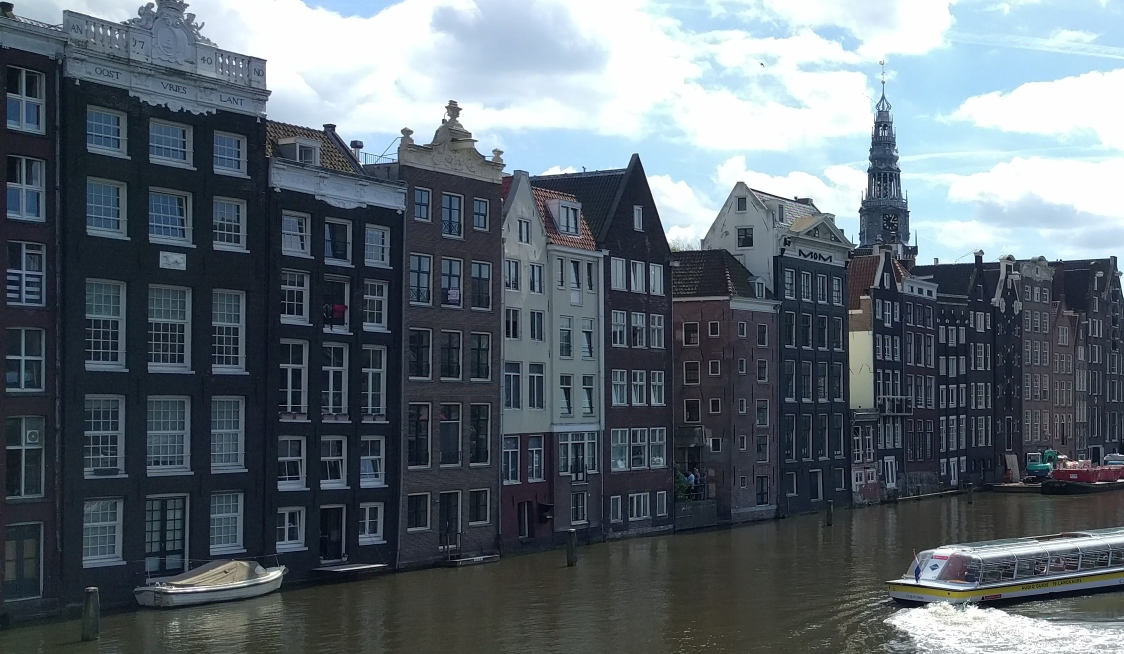
%> input picture amsterdam.jpg, 2248 x 1308 px (shown at 1/2 size)
$ octave rectHough.m   (GNU Octave 9; MATLAB toolbox functions it lacks are replaced by stand-ins)
%> lines starting %> are read from the running program, lines starting %| are printed output that depends on the picture
### ransac.m
function [bestIntersect,inliers] = ransac(lines)
pts1=[];
pts2=[];
for i=1:length(lines)
   pts1 = [pts1;lines(i).point1];
   pts2 = [pts2;lines(i).point2];
end

nums=1:length(pts1);
bestInliers = [];

for it = 1:5000 %probably a better way to do this
    sample = datasample(nums,2,'Replace', false);
    point11 = [pts1(sample(1),:),1];
    point12 = [pts2(sample(1),:),1];

    point21 = [pts1(sample(2),:),1];
    point22 = [pts2(sample(2),:),1];

    line1 = cross(point11,point12);
    line2 = cross(point21,point22);
    intersect = cross(line1, line2);
    intersect = intersect/intersect(3);

    currInliers = findInliers(pts1, pts2, intersect);
    if (length(currInliers) > length(bestInliers))
        bestInliers = currInliers;
        bestIntersect = intersect;
    end
end

inliers = bestInliers;
end

function inliers = findInliers(pts1, pts2, intersect)
dist = [];

for i=1:length(pts1)
    d = point_to_line(intersect, pts1(i,:), pts2(i,:));
    dist = [dist,d];
end

inliers = find(dist < 30);
end

% [7 lines left out: function point_to_line, not called in this run]

### rectHough.m
clear all
close all

frame = 'amsterdam.jpg';
img = rgb2gray(imread(frame));
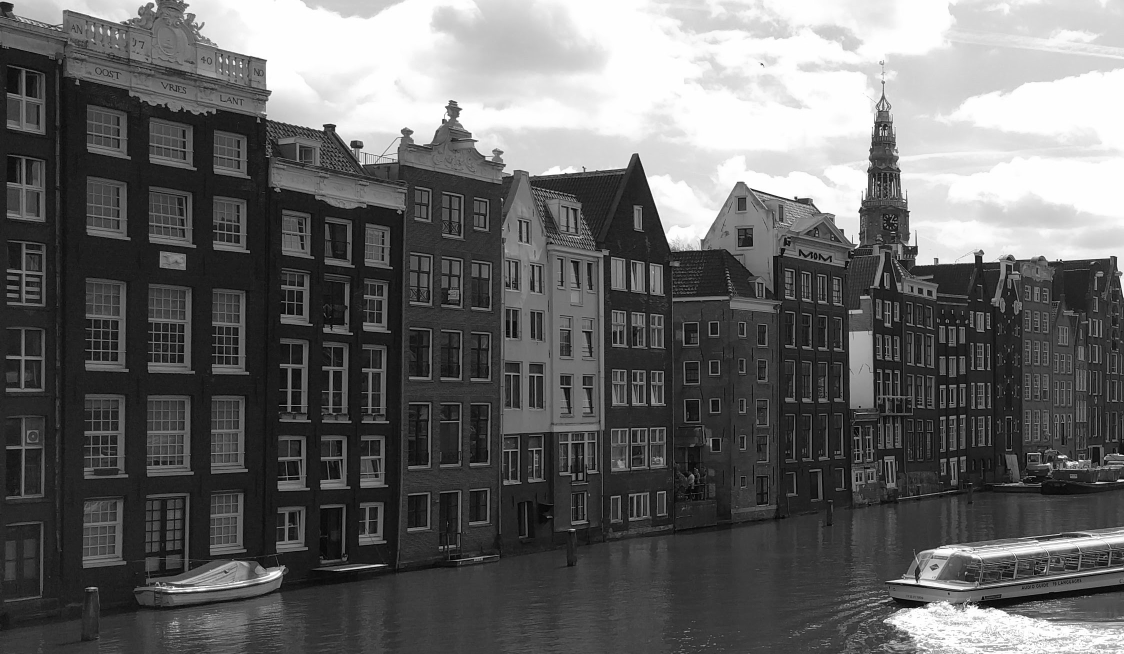
%> img: size 1308x2248 uint8 (shown at 1/2 size); min 0, max 255, mean 102.2

BW = edge(img,'canny');
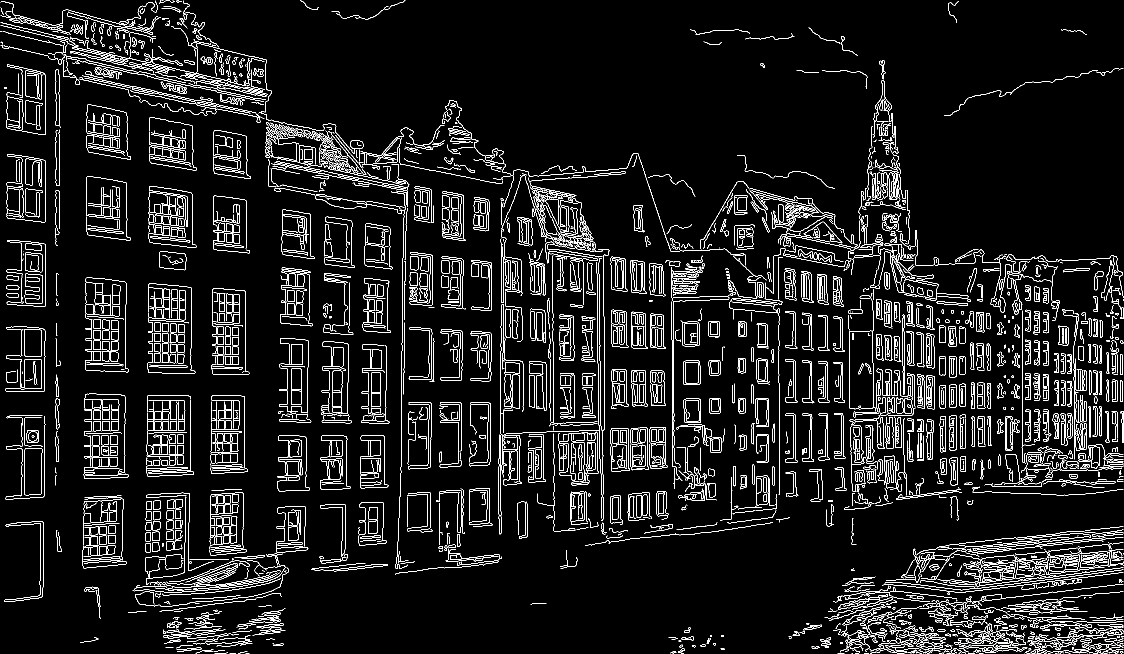
%> BW: size 1308x2248 logical (shown at 1/2 size); 6.7% white in thin lines or dots

%[H,T,R] = hough(BW,'RhoResolution',0.01);
[H,T,R] = hough(BW,'ThetaResolution',0.1);
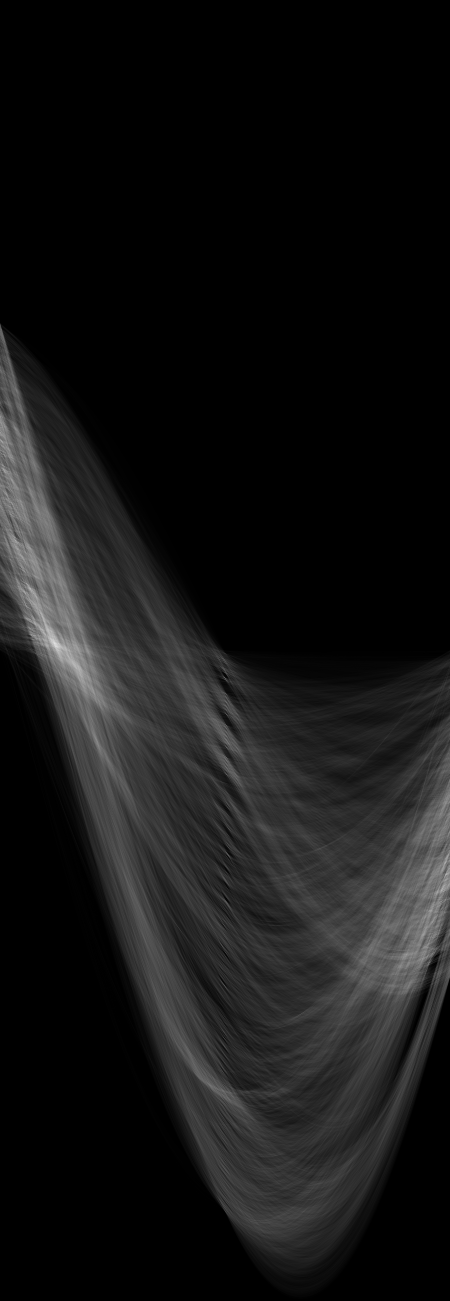
%> H: size 5201x1800 double (shown at 1/4 size); min 0, max 459, mean 37.9; drawn with min black and max white
%> T = 1800 values from -90 to 89.9; R = 5201 values from -2600 to 2600

%P  = houghpeaks(H,500, 'Threshold', 150);
P  = houghpeaks(H,500);
%> P = 231 rows, first 12: [2576 219; 3097 906; 3565 1777; 3499 1783; 2170 69; 2991 908; 3703 898; 1880 16; 2481 125; 2369 101; 1767 10; 3412 907]

lines = houghlines(BW,T,R,P,'FillGap',5,'MinLength',70);
%> lines = 35 lines; longest, point1 to point2 (x, y): (2045, 669) to (2045, 887), (1277, 308) to (1338, 492), (1107, 684) to (1107, 850), (308, 128) to (456, 162), (657, 337) to (804, 369), (1348, 680) to (1348, 827)

figure, imshow(img), hold on
max_len = 0;
for k = 1:length(lines)
   xy = [lines(k).point1; lines(k).point2];
   plot(xy(:,1),xy(:,2),'LineWidth',2,'Color','green');

   % Plot beginnings and ends of lines
   plot(xy(1,1),xy(1,2),'x','LineWidth',2,'Color','yellow');
   plot(xy(2,1),xy(2,2),'x','LineWidth',2,'Color','red');

   % Determine the endpoints of the longest line segment
   len = norm(lines(k).point1 - lines(k).point2);
   if ( len > max_len)
      max_len = len;
      xy_long = xy;
   end
end
%> this loop made 35 passes
%> (len, max_len, xy_long) on passes 1, 2, 5, 6, 27: (70, 70, [489 863; 489 933]), (110, 110, [491 634; 491 744]), (128, 128, [1106 499; 1106 627]), (166, 166, [1107 684; 1107 850]), (218, 218, [2045 669; 2045 887])
%> (xy, len) on passes 3, 4, 7, 8, 9, 10: ([493 420; 493 500], 80), ([383 618; 383 697], 79), ([160 159; 257 180], 99.25), ([305 191; 381 207], 77.67), ([1592 474; 1701 498], 111.6), ([1594 517; 1698 536], 105.7)

[intersect1, inliers1]=ransac(lines);
%> the loop in ransac, `for i=1:length(lines)` made 35 passes
%> (pts1, pts2) on passes 1 to 6: ([489 863], [489 933]), ([489 863; 491 634], [489 933; 491 744]), ([489 863; 491 634; 493 420], [489 933; 491 744; 493 500]), ([489 863; 491 634; 493 420; 383 618], [489 933; 491 744; 493 500; 383 697]), ([489 863; 491 634; 493 420; 383 618; 1106 499], [489 933; 491 744; 493 500; 383 697; 1106 627]), ([489 863; 491 634; 493 420; 383 618; 1106 499; 1107 684], [489 933; 491 744; 493 500; 383 697; 1106 627; 1107 850])
%> after the loop in ransac, `for i=1:length(lines)`: pts1 = 35 rows, first 12: [489 863; 491 634; 493 420; 383 618; 1106 499; 1107 684; 160 159; 305 191; 1592 474; 1594 517; 803 821; 804 722]; pts2 = 35 rows, first 12: [489 933; 491 744; 493 500; 383 697; 1106 627; 1107 850; 257 180; 381 207; 1701 498; 1698 536; 803 912; 804 800]
%> in ransac, `nums=1:length(pts1);`: nums = 35 values from 1 to 35
%> (the run ends here)
